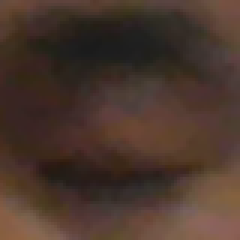
#> input picture eye.png, 80 x 80 px, found by its file name (shown 3 times larger); its folder holds only this picture in this run; the run also reads 1 picture not shown here
$ python turn_gray.py
#> lines starting #> are read from the running program, lines starting #| are printed output that depends on the picture
from  PIL import Image
import os
import cv2
import matplotlib.pyplot as plt
train_dir_path = "E:/test/eyeclt/0/test/"
save_path = "E:/test/eyeclt/0/test_gray/"

def processimage(finame,desouse,name):
#> called with finame = 'E:/test/eyeclt/0/test/', desouse = 'E:/test/eyeclt/0/test_gray/', name = 'eye.png'
    im = Image.open(finame + name)
#> im is the input picture: PIL image 80x80 RGB; mean R, G, B 74.4, 54.7, 44.9
    im = im.convert('L')
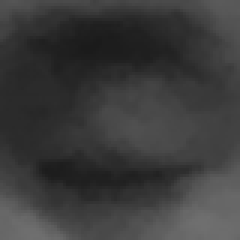
#> im: PIL image 80x80 L (shown 3 times larger); min 27, max 111, mean 59.5
    im.save(desouse+ name )
def run():
    os.chdir(train_dir_path)
    for i in os.listdir(os.getcwd()):
        processimage(train_dir_path,save_path,i)
#> (the run stopped early here; a loop or call above may not have finished)
